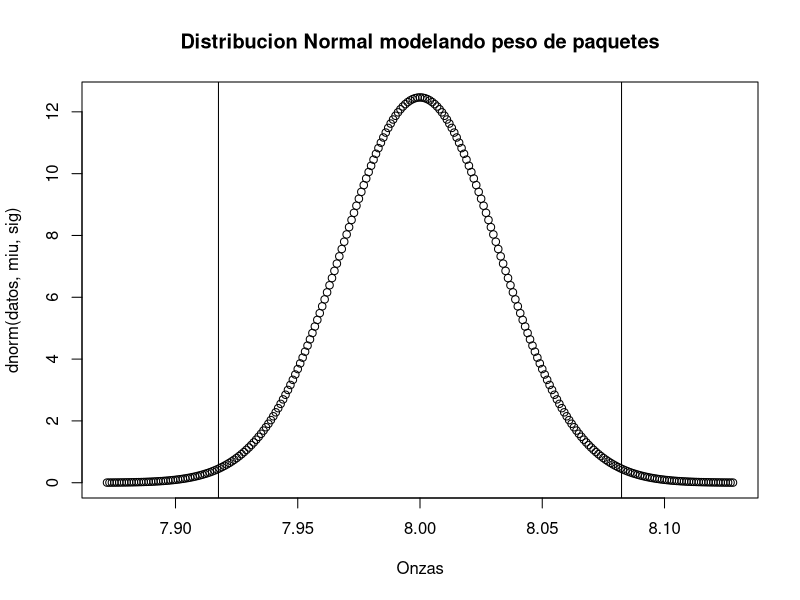
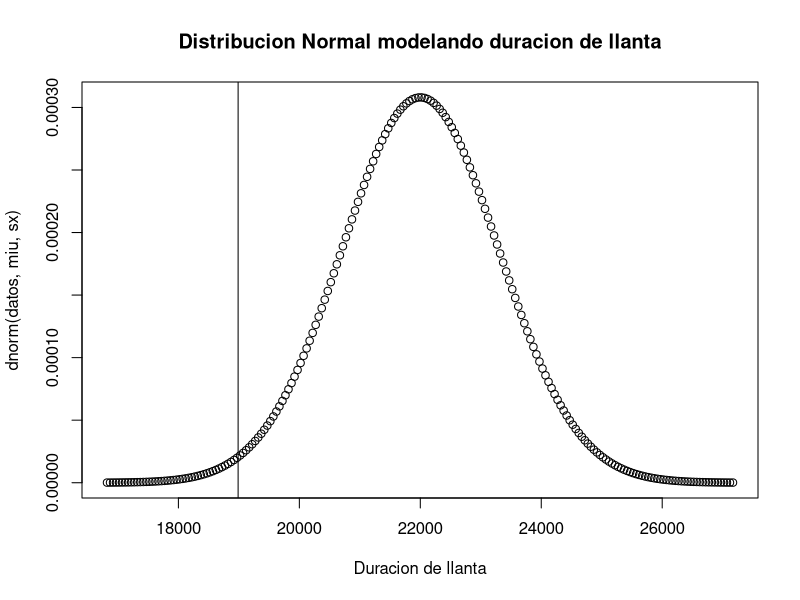

Here is the R script that generated these plots, in order:
## ---- chunk 1
knitr::opts_chunk$set(echo = TRUE)
## ---- chunk 2
miu = 8
alfa = 0.01
sig = .16/sqrt(25)

z_cero = qnorm(alfa/2)
lwr = qnorm(alfa/2,miu,sig)
upr = qnorm(1-alfa/2,miu,sig)

datos = seq(miu-4*sig,miu+4*sig,0.001)
plot(datos,dnorm(datos,miu,sig), xlab = "Onzas", main = "Distribucion Normal modelando peso de paquetes")
abline(v=lwr)
abline(v=upr)

## ---- chunk 3
cat("Para rechazar la hipótesis nula, x debe encontrase a", z_cero, "desviaciones estandar o más de la media, indicando que se debe hacer cambios en la producción. \n")

cat("En caso de encontrarse en el intervalo de",lwr,"a",upr,", se aprueba la hipótesis nula, indicando que no es necesario hacer cambios en la producción. \n")
## ---- chunk 4
miu_estrella = 8.091
z_estrella = (miu_estrella-miu)/sig

#Valor P

pv1 = 1-pnorm(miu_estrella,miu,sig)
pv1
pv2 = 1-pnorm(z_estrella)
pv2

cat("Z estrella esta a",z_estrella,"desviaciones estandar de la media poblacional.\n")
cat("Valor p de:",pv1)
## ---- chunk 5
cat("pv1 >= alfa:",pv1 >= alfa,"\n")
cat("Z estrella esta dentro de [",lwr,",",upr,"]:",miu_estrella > lwr && miu_estrella < upr,"\n")
cat("Por lo tanto, se rechaza la hipotesis nula: se recomienda hacer cambios en su produccion.")

## ---- chunk 6
miu = 22000
sx = 1295
alpha = 0.01

z_cero = qnorm(alpha)
lwr = qnorm(alpha,miu,sx)

datos = seq(miu-4*sx,miu+4*sx,50)
plot(datos, dnorm(datos,miu,sx),
     xlab = "Duracion de llanta",
     main = "Distribucion Normal modelando duracion de llanta")
abline(v=lwr)

## ---- chunk 7
cat("Para rechazar la hipótesis nula, x debe encontrase a", z_cero, "desviaciones estandar o más de la media, indicando que se debe hacer cambios en la producción. \n")

cat("En caso de ser mayor de",lwr,", se aprueba la hipótesis nula, indicando que no es necesario hacer cambios en la producción. \n")
## ---- chunk 8
miu_estrella = 21819
z_estrella = (miu_estrella-miu)/sx

pv1 = pnorm(z_estrella)
pv2 = pnorm(miu_estrella,miu,sx)

cat("Z estrella esta a",abs(z_estrella),"desviaciones estandar de la media poblacional.\n")
cat("Valor p de:",pv1)

## ---- chunk 9
cat("pv1 >= alpha:",pv1 >= alpha,"\n")
cat("Z estrella esta dentro de [",lwr,", +inf]:",miu_estrella > lwr,"\n")
cat("Por lo tanto, no se puede rechazar la hipotesis nula: La producción de las llantas es aceptable y pueden considerarse como buenos.")
